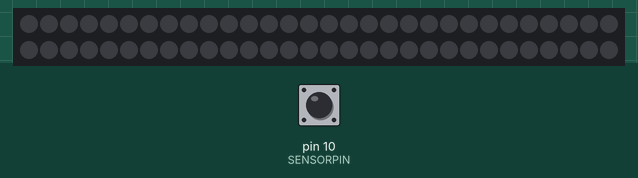
A sketch run on a simulated Arduino Uno, built with avr-gcc and run on an emulated ATmega328P. On the bench: 60 RGB LEDs in strip order, left to right, continuing on the next row. Inputs (shaded band) come from the test bench; at power-on: pin 10 (SENSORPIN) HIGH.

Above: at 1.2 s.
1.3 s: pin 10 (SENSORPIN) pulsed LOW 2 times (0.12 s each, 0.3 s apart)
At 1.64 s:
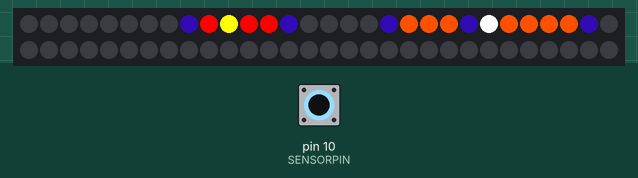
4.9 s: pin 10 (SENSORPIN) pulsed LOW 5 times (0.12 s each, 0.3 s apart)
At 5.23 s:
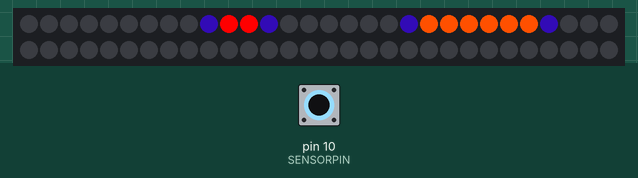
Timing chart, 0 to 7.9 s (numbered marks = the images above; inputs shaded):
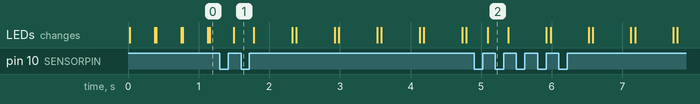

Measured:
- after the input at 1.3 s, the LEDs: change after 0.20 s (image 1)
- after the input at 4.9 s, the LEDs: change after 0.19 s (image 2)

The sketch:

yinyang-2strip-sensor.ino
```cpp
#include <Adafruit_DotStar.h>
// Because conditional #includes don't work w/Arduino sketches...
#include <SPI.h>         // COMMENT OUT THIS LINE FOR GEMMA OR TRINKET

//LED strips
#define NUMPIXELS 60 // Number of LEDs in strip
#define NUMSTRIPS 2 //Total Number of strips

//hall effect sensor
#define SENSORPIN 10
#define NUMMAGNETS 2

Adafruit_DotStar strip = Adafruit_DotStar(NUMPIXELS, DOTSTAR_BGR);

#define RPM 250 //This is just to set up a default microPerSecond value. Will be removed eventually
#define IMAGEWIDTH 18
#define IMAGEHEIGHT 21

#define OFFSET 8
#define RESOLUTION 2 //degrees per column in image array

// orange = 0xff5000;
// blue = 0x0000ff;
// red = 0xFF0000;
// green = 0x00ff00;
// blue = 0x0000ff;
// aqua = 0x00ffff;
// teal = 0x00ffbb;
// purple = 0x6600ff;
// violet = 0xff00ee;
// pink = 0xff0090;
// orange = 0xff5000;
// yellow = 0xffff00;
// gold = 0xffbf00;

uint32_t colors[9] = {
  0x000000,   //off(actual black)
  0x120442,   //dark purple(fake black)
  0xFF0000,   //red
  0xffff00,   //yellow
  0xff5000,   //orange
  0xffffff    //white
};

int image[IMAGEWIDTH][IMAGEHEIGHT] = {
  {0, 0, 0, 1, 0, 0, 0, 0, 0, 0, 0, 0, 0, 1, 1, 1, 1, 0, 0, 0, 0},
  {0, 0, 1, 2, 1, 0, 0, 0, 0, 0, 0, 0, 1, 4, 4, 4, 4, 1, 0, 0, 0},
  {0, 1, 2, 2, 1, 0, 0, 0, 0, 0, 0, 1, 4, 4, 4, 4, 4, 4, 1, 0, 0},
  {0, 1, 2, 2, 1, 0, 0, 0, 0, 0, 0, 1, 4, 4, 4, 4, 4, 4, 1, 0, 0},
  {1, 2, 2, 2, 2, 1, 0, 0, 0, 0, 1, 4, 4, 4, 4, 4, 4, 4, 4, 1, 0},
  {1, 2, 3, 2, 2, 1, 0, 0, 0, 0, 1, 4, 4, 4, 1, 5, 4, 4, 4, 4, 1},
  {1, 2, 3, 3, 2, 1, 0, 0, 0, 1, 4, 4, 4, 4, 1, 1, 4, 4, 4, 4, 1},
  {0, 1, 1, 3, 1, 0, 0, 0, 0, 1, 4, 4, 4, 4, 1, 1, 4, 4, 4, 4, 1},
  {0, 0, 1, 4, 1, 0, 0, 0, 1, 4, 4, 4, 4, 4, 4, 4, 4, 4, 4, 1, 0},
  {0, 0, 1, 4, 4, 1, 0, 1, 4, 4, 4, 4, 4, 4, 4, 4, 4, 1, 1, 0, 0},
  {0, 0, 0, 1, 4, 4, 1, 1, 4, 4, 4, 1, 4, 4, 1, 1, 1, 0, 0, 0, 0},
  {0, 0, 0, 1, 4, 4, 1, 4, 4, 4, 4, 4, 1, 3, 3, 1, 0, 0, 0, 0, 0},
  {0, 0, 0, 0, 1, 4, 1, 4, 4, 4, 1, 1, 3, 3, 3, 1, 0, 0, 0, 0, 0},
  {0, 0, 0, 0, 0, 1, 1, 4, 4, 4, 4, 3, 3, 3, 1, 5, 1, 0, 0, 0, 0},
  {0, 0, 0, 0, 0, 0, 1, 1, 4, 4, 4, 3, 3, 1, 1, 1, 0, 0, 0, 0, 0},
  {0, 0, 0, 0, 0, 0, 0, 1, 1, 4, 1, 1, 1, 0, 0, 0, 0, 0, 0, 0, 0},
  {0, 0, 0, 0, 0, 0, 0, 1, 5, 4, 5, 1, 0, 0, 0, 0, 0, 0, 0, 0, 0},
  {0, 0, 0, 0, 0, 0, 0, 1, 1, 1, 1, 0, 0, 0, 0, 0, 0, 0, 0, 0, 0}
};

int pixelsPerStrip = NUMPIXELS / NUMSTRIPS;
int stripOffset = 360 / NUMSTRIPS;

unsigned long rps = RPM / 60; //This is just to set a default value until we get our first sensor read
unsigned long microPerRotation = 1000000 / rps; //microseconds per rotation, this value is just to get started.
unsigned int loopInterval = microPerRotation / 360; //Time to travel 1 degree in microseconds

unsigned long startTime = 0;

unsigned long sensorTime = 0;
boolean pendingHigh = false;
int magnetsPassed = 0;

void setup() {

  //Serial.begin(9600);

  strip.begin(); // Initialize pins for output
  strip.clear();
  strip.show();  // Turn all LEDs off ASAP

  sensorTime = micros();
}

void loop() {

  updateMPR();

  int curInterval = currentInterval();
  //Serial.println(curInterval);

  for(int i = 0; i < NUMSTRIPS; i++) {
    setStrip(i, curInterval);
  }

  strip.show();
}

void updateMPR() {
  //Serial.println(digitalRead(SENSORPIN));

  if(!digitalRead(SENSORPIN)) {
    pendingHigh = true;

  } else if(pendingHigh) {
    unsigned long now = micros();

    //estimate start time based on how much time it would have took
    //to travel to the point that it's at now.
    startTime = now - ((now - sensorTime) * magnetsPassed);

    //we have reached the "bottom" (i.e. last magnet encountered)
    if(++magnetsPassed == NUMMAGNETS) {
      magnetsPassed = 0;
    }

    microPerRotation = (now - sensorTime) * NUMMAGNETS;
    loopInterval = microPerRotation / 360;

    sensorTime = now;

    pendingHigh = false;
  }
}

//TODO: deal with rollover
int currentInterval() {
  unsigned long now = micros();
  long timeDiff = now - startTime;

  int interval = (int) (timeDiff / loopInterval);
  if(interval >= 360) {
    startTime = now;
    interval = 0;
  }

  return interval;
}

void setStrip(int stripNum, int curInterval) {
  int pixelOffset = pixelsPerStrip * stripNum;
  int stripInterval = curInterval + (stripNum * stripOffset); //interval relative to what strip we are using

  if(stripInterval >= 360) {
    stripInterval -= 360;
  }

  stripInterval /= RESOLUTION;

  if(stripInterval < IMAGEWIDTH && stripInterval >= 0) {

    for(int i = 0; i < IMAGEHEIGHT; i++) {

      int pixelVal = image[stripInterval][i];

      uint32_t pixelColor = colors[pixelVal];

      strip.setPixelColor(i + pixelOffset + OFFSET, pixelColor);
    }

  } else {
    for(int i = 0; i < IMAGEHEIGHT; i++) {
      strip.setPixelColor(i + pixelOffset + OFFSET, 0);
    }
  }
}
```
